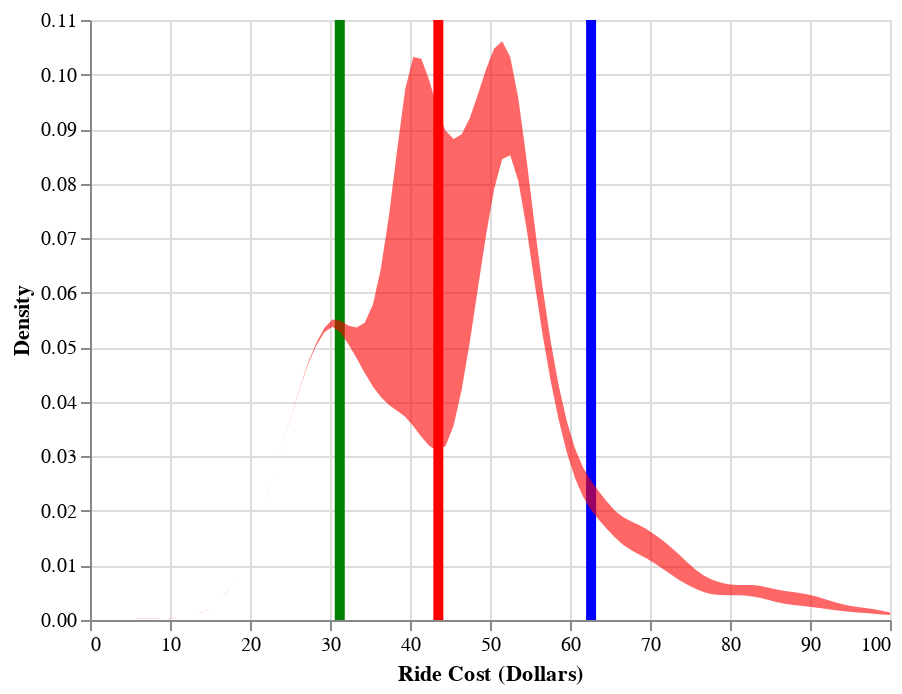

Notebook cell for this chart:
### Markdown cell above
### Audience Participation

### Code cell
USER_PARAMS = {"pickup": "chicago ohare airport",
               "dropoff": "the shedd aquarium chicago",
               "forecast_hrs":1}

results = run_Fair_Fare(USER_PARAMS)

pd.set_option("display.precision", 2)
print(pd.DataFrame(results[5]).iloc[0])

show_viz(results)

### Figure 1 — Vega-Lite specification as saved in the notebook (floating-point values rounded to 4 significant figures; data arrays with more than 128 entries replaced by an {"elided": "..."} marker saying what was removed)
{"$schema": "https://vega.github.io/schema/vega-lite/v3.3.0.json", "config": {"mark": {"tooltip": null}, "view": {"height": 300, "width": 400}}, "datasets": {"data-12e983d1858d899e7c0eb4f18530d142": {"elided": "300 records"}, "data-d04349fa9eb32be3f774c6bf7a0fefb2": [{"hour": 0, "parameter": "Rideshare_regular_price_estimate", "value": 43.54}, {"hour": 0, "parameter": "Rideshare_shared_price_estimate", "value": 31.22}, {"hour": 0, "parameter": "Taxi_price_estimate", "value": 62.64}]}, "layer": [{"data": {"name": "data-d04349fa9eb32be3f774c6bf7a0fefb2"}, "encoding": {"color": {"field": "parameter", "scale": {"domain": ["Rideshare_regular_price_estimate", "Rideshare_shared_price_estimate", "Taxi_price_estimate"], "range": ["red", "green", "blue"]}, "type": "nominal"}, "size": {"value": 5}, "x": {"field": "value", "type": "quantitative"}}, "mark": {"color": "red", "type": "rule"}, "selection": {" ": {"bind": {"input": "range", "max": 9, "min": 0, "step": 1}, "fields": ["hour"], "init": {"hour": 0}, "type": "single"}}, "transform": [{"filter": {"selection": " "}}]}, {"data": {"name": "data-12e983d1858d899e7c0eb4f18530d142"}, "encoding": {"color": {"field": "parameter", "legend": null, "scale": {"domain": ["Rideshare_Dist", "Shared_Rideshare_Dist", "Taxi_Dist"], "range": ["red", "green", "blue"]}, "type": "nominal"}, "opacity": {"condition": {"selection": "Ride Type", "value": 0.6}, "value": 0}, "x": {"field": "x", "title": "Ride Cost (Dollars)", "type": "quantitative"}, "y": {"field": "value", "title": "Density", "type": "quantitative"}}, "mark": {"point": false, "size": 4, "type": "area"}, "selection": {"Ride Type": {"bind": {"input": "select", "options": ["Rideshare_Dist", "Shared_Rideshare_Dist", "Taxi_Dist"]}, "clear": false, "fields": ["parameter"], "init": {"parameter": "Rideshare_Dist"}, "on": "doubleclick", "type": "single"}}}]}
